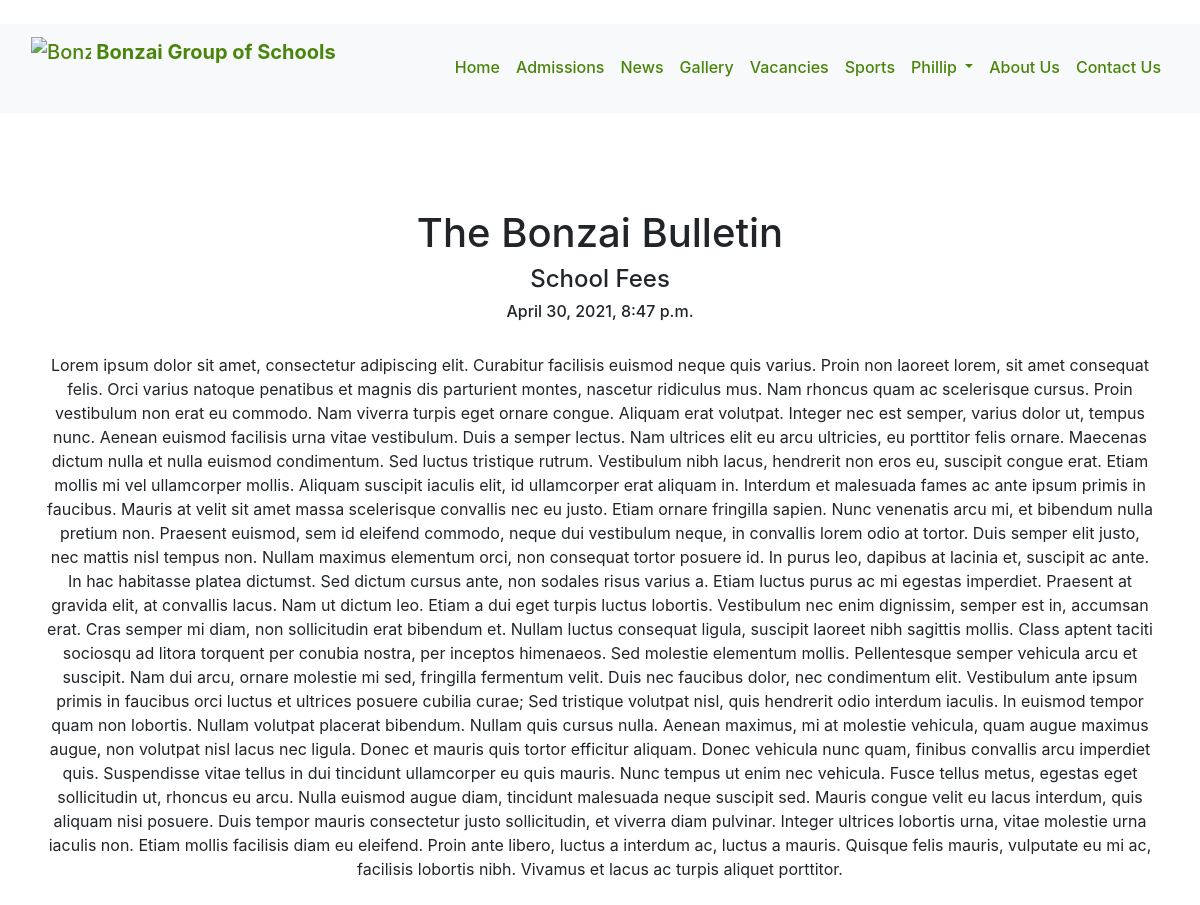
Screenshot of /post-1/ (signed in) with the database file from the repository.
### schools/models.py (models this page shows, shortened)
class New(models.Model):
    title = models.CharField(max_length=200)
    slug = models.SlugField(max_length=20, default="for_post_identification")
    date = models.DateTimeField(default=timezone.now)
    script = models.TextField(max_length=20000)
    class Meta:
        ordering = ['-date']

### schools/views.py (the view)
# urls.py: path('<slug:slug>/', views.details, name='details'),
def details(request, slug):
    detail = New.objects.get(slug=slug)
    return render(request, "schools/detail.html", {'detail': detail})

### schools/templates/schools/detail.html (shortened to what this page needs)
{% extends 'schools/header.html' %}
{% block content %}
<head>
</head>
<body>
<div class="container" align="center">
    <h1>The Bonzai Bulletin</h1>
        <h4>{{detail.title}}</h4>
        <h6> {{detail.date}}</h6>
    <br>
        {{detail.script}}
</div>
</body>
{% endblock%}

### schools/templates/schools/header.html (shortened to what this page needs)
{% load static %}
<!DOCTYPE html>
<html lang="en">
<head>
    <link href="https://cdn.jsdelivr.net/npm/bootstrap@5.0.0-beta3/dist/css/bootstrap.min.css" rel="stylesheet">    <link rel="stylesheet" href="{% static 'schools/style.css' %}">
    <link rel="stylesheet" href="{% static 'schools/style.css' %}">
	<link rel="stylesheet" href="https://stackpath.bootstrapcdn.com/bootstrap/4.1.3/css/bootstrap.min.css">
	<link rel="stylesheet" href="https://use.fontawesome.com/releases/v5.6.1/css/all.css">
</head>
<body>
<br>
<nav class="navbar navbar-expand-lg navbar-primary bg-light ">
  <div class="container-fluid">
    <a class="navbar-brand mb-2 clr" href="{% url 'home' %}">
    <img src="{% static "schools/bonzai logo.png" %}" width="60" height="55" class="d-inline-block align-top" alt="Bonzai Logo">
      <span><strong>Bonzai Group of Schools</strong></span>
    </a>
    <div class="collapse navbar-collapse " id="navbarSupportedContent">
      <ul class="navbar-nav mb-2 mb-lg-1 ms-auto">
        <li class="nav-item">
          <a class="nav-link active clr" aria-current="page" href="/">Home</a>
        </li>
        <li class="nav-item ">
          <a class="nav-link clr" href="#">Admissions</a>
        </li>
        <li class="nav-item"><a class="nav-link clr" href="{% url 'news'%}">News</a></li>
        <li class="nav-item"><a class="nav-link clr" href="{% url 'gallery' %}">Gallery</a></li>
        <li class="nav-item"><a class="nav-link clr" href="#">Vacancies</a></li>
        <li class="nav-item"><a class="nav-link clr" href="#">Sports</a></li>
        {% if user.is_authenticated %}
        <li class="nav-item dropdown ms-auto">
          <a class="nav-link dropdown-toggle clr" href="#" id="navbarDropdown" role="button" data-bs-toggle="dropdown" aria-expanded="false">
            {{user.username.title}}
          </a>
        </li>
        {% else %}
        <li class="nav-item">
          <a class="nav-link clr" href="/register">Student Portal</a>
        </li>
        {% endif %}
        <li class="nav-item "><a class="nav-link clr" href="collapsible.html">About Us</a></li>
        <li class="nav-item "><a class="nav-link clr" href="{% url 'contact-us' %}">Contact Us</a></li>
      </ul>
    </div>
  </div>
</nav>
{% block content %}
    {% endblock %}
<br>
</body>
</html>

### schools/static/schools/style.css (style rules this page uses)
a { color: #49850b; font-weight: 450; }
.container { margin-top: 8%; }
.clr { color: #49850b }
.navbar { color: #49850b }
.navbar-brand { font-size: larger; }
body { background-color: #fff; }

### rows the page displays
New: title "School Fees", date "April 30, 2021, 8:47 p.m.", script "Lorem ipsum dolor sit amet, consectetur adipiscing elit. Curabitur facilisis euismod neque quis varius. Proin non laoreet lorem, sit amet consequat felis. Orci varius natoque penatibus et magnis dis parturient montes, nascetur ridiculus mus. Nam rhoncus quam ac scelerisque cursus. Proin vestibulum non erat eu commodo. Nam viverra turpis eget ornare congue. Aliquam erat volutpat. Integer nec est semper, varius dolor ut, tempus nunc. Aenean euismod facilisis urna vitae vestibulum. Duis a semper lectus. Nam ultrices elit eu arcu ultricies, eu porttitor felis ornare. Maecenas dictum nulla et nulla euismod condimentum. Sed luctus tristique rutrum. Vestibulum nibh lacus, hendrerit non eros eu,…"

### other values shown
{{ user.username.title }} "Phillip"
